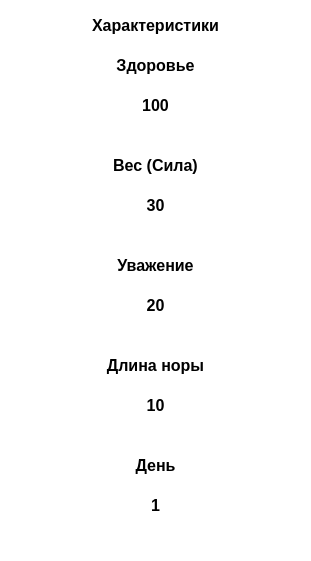
   <widget class="QFrame" name="stats_frame">
    <property name="geometry">
     <rect>
      <x>20</x>
      <y>20</y>
      <width>311</width>
      <height>561</height>
     </rect>
    </property>
    <property name="font">
     <font>
      <pointsize>20</pointsize>
     </font>
    </property>
    <property name="toolTipDuration">
     <number>-2</number>
    </property>
    <property name="accessibleName">
     <string/>
    </property>
    <property name="autoFillBackground">
     <bool>false</bool>
    </property>
    <property name="styleSheet">
     <string notr="true">QFrame{
	background-color: #ffffff;
	border-radius: 30;
}</string>
    </property>
    <property name="frameShape">
     <enum>QFrame::Box</enum>
    </property>
    <property name="frameShadow">
     <enum>QFrame::Plain</enum>
    </property>
    <property name="lineWidth">
     <number>1</number>
    </property>
    <property name="midLineWidth">
     <number>0</number>
    </property>
    <widget class="QLabel" name="stats_label">
     <property name="geometry">
      <rect>
       <x>10</x>
       <y>10</y>
       <width>291</width>
       <height>31</height>
      </rect>
     </property>
     <property name="font">
      <font>
       <family>Microsoft YaHei UI</family>
       <pointsize>12</pointsize>
       <weight>75</weight>
       <bold>true</bold>
      </font>
     </property>
     <property name="text">
      <string>Характеристики</string>
     </property>
     <property name="alignment">
      <set>Qt::AlignCenter</set>
     </property>
    </widget>
    <widget class="QLabel" name="health_label">
     <property name="geometry">
      <rect>
       <x>10</x>
       <y>50</y>
       <width>291</width>
       <height>31</height>
      </rect>
     </property>
     <property name="font">
      <font>
       <family>Microsoft YaHei UI</family>
       <pointsize>12</pointsize>
       <weight>75</weight>
       <bold>true</bold>
      </font>
     </property>
     <property name="layoutDirection">
      <enum>Qt::LeftToRight</enum>
     </property>
     <property name="text">
      <string>Здоровье</string>
     </property>
     <property name="alignment">
      <set>Qt::AlignCenter</set>
     </property>
    </widget>
    <widget class="QLabel" name="health_pic">
     <property name="geometry">
      <rect>
       <x>10</x>
       <y>50</y>
       <width>71</width>
       <height>71</height>
      </rect>
     </property>
     <property name="text">
      <string/>
     </property>
     <property name="pixmap">
      <pixmap>img/heart.webp</pixmap>
     </property>
     <property name="scaledContents">
      <bool>true</bool>
     </property>
    </widget>
    <widget class="QLabel" name="weight_pic">
     <property name="geometry">
      <rect>
       <x>10</x>
       <y>150</y>
       <width>71</width>
       <height>61</height>
      </rect>
     </property>
     <property name="text">
      <string/>
     </property>
     <property name="pixmap">
      <pixmap>pngwing.com (1).png</pixmap>
     </property>
     <property name="scaledContents">
      <bool>true</bool>
     </property>
    </widget>
    <widget class="QLabel" name="weight_label">
     <property name="geometry">
      <rect>
       <x>10</x>
       <y>150</y>
       <width>291</width>
       <height>31</height>
      </rect>
     </property>
     <property name="font">
      <font>
       <family>Microsoft YaHei UI</family>
       <pointsize>12</pointsize>
       <weight>75</weight>
       <bold>true</bold>
      </font>
     </property>
     <property name="text">
      <string>Вес (Сила)</string>
     </property>
     <property name="alignment">
      <set>Qt::AlignCenter</set>
     </property>
    </widget>
    <widget class="QLabel" name="respect_label">
     <property name="geometry">
      <rect>
       <x>10</x>
       <y>250</y>
       <width>291</width>
       <height>31</height>
      </rect>
     </property>
     <property name="font">
      <font>
       <family>Microsoft YaHei UI</family>
       <pointsize>12</pointsize>
       <weight>75</weight>
       <bold>true</bold>
      </font>
     </property>
     <property name="text">
      <string>Уважение</string>
     </property>
     <property name="alignment">
      <set>Qt::AlignCenter</set>
     </property>
    </widget>
    <widget class="QLabel" name="burrow_lenght_label">
     <property name="geometry">
      <rect>
       <x>10</x>
       <y>350</y>
       <width>291</width>
       <height>31</height>
      </rect>
     </property>
     <property name="font">
      <font>
       <family>Microsoft YaHei UI</family>
       <pointsize>12</pointsize>
       <weight>75</weight>
       <bold>true</bold>
      </font>
     </property>
     <property name="text">
      <string>Длина норы</string>
     </property>
     <property name="alignment">
      <set>Qt::AlignCenter</set>
     </property>
    </widget>
    <widget class="QLabel" name="respect_pic">
     <property name="geometry">
      <rect>
       <x>20</x>
       <y>260</y>
       <width>61</width>
       <height>71</height>
      </rect>
     </property>
     <property name="text">
      <string/>
     </property>
     <property name="pixmap">
      <pixmap>pngwing.com.png</pixmap>
     </property>
     <property name="scaledContents">
      <bool>true</bool>
     </property>
    </widget>
    <widget class="QLabel" name="borrow_lebght_pic">
     <property name="geometry">
      <rect>
       <x>-10</x>
       <y>350</y>
       <width>111</width>
       <height>101</height>
      </rect>
     </property>
     <property name="text">
      <string/>
     </property>
     <property name="pixmap">
      <pixmap>home.png</pixmap>
     </property>
     <property name="scaledContents">
      <bool>true</bool>
     </property>
    </widget>
    <widget class="QLabel" name="health">
     <property name="geometry">
      <rect>
       <x>10</x>
       <y>90</y>
       <width>291</width>
       <height>31</height>
      </rect>
     </property>
     <property name="font">
      <font>
       <family>Microsoft YaHei UI</family>
       <pointsize>12</pointsize>
       <weight>75</weight>
       <bold>true</bold>
      </font>
     </property>
     <property name="layoutDirection">
      <enum>Qt::LeftToRight</enum>
     </property>
     <property name="text">
      <string>100</string>
     </property>
     <property name="alignment">
      <set>Qt::AlignCenter</set>
     </property>
    </widget>
    <widget class="QLabel" name="weight">
     <property name="geometry">
      <rect>
       <x>10</x>
       <y>190</y>
       <width>291</width>
       <height>31</height>
      </rect>
     </property>
     <property name="font">
      <font>
       <family>Microsoft YaHei UI</family>
       <pointsize>12</pointsize>
       <weight>75</weight>
       <bold>true</bold>
      </font>
     </property>
     <property name="layoutDirection">
      <enum>Qt::LeftToRight</enum>
     </property>
     <property name="text">
      <string>30</string>
     </property>
     <property name="alignment">
      <set>Qt::AlignCenter</set>
     </property>
    </widget>
    <widget class="QLabel" name="respect">
     <property name="geometry">
      <rect>
       <x>10</x>
       <y>290</y>
       <width>291</width>
       <height>31</height>
      </rect>
     </property>
     <property name="font">
      <font>
       <family>Microsoft YaHei UI</family>
       <pointsize>12</pointsize>
       <weight>75</weight>
       <bold>true</bold>
      </font>
     </property>
     <property name="layoutDirection">
      <enum>Qt::LeftToRight</enum>
     </property>
     <property name="text">
      <string>20</string>
     </property>
     <property name="alignment">
      <set>Qt::AlignCenter</set>
     </property>
    </widget>
    <widget class="QLabel" name="borrow_lenght">
     <property name="geometry">
      <rect>
       <x>10</x>
       <y>390</y>
       <width>291</width>
       <height>31</height>
      </rect>
     </property>
     <property name="font">
      <font>
       <family>Microsoft YaHei UI</family>
       <pointsize>12</pointsize>
       <weight>75</weight>
       <bold>true</bold>
      </font>
     </property>
     <property name="layoutDirection">
      <enum>Qt::LeftToRight</enum>
     </property>
     <property name="text">
      <string>10</string>
     </property>
     <property name="alignment">
      <set>Qt::AlignCenter</set>
     </property>
    </widget>
    <widget class="QLabel" name="day_label">
     <property name="geometry">
      <rect>
       <x>10</x>
       <y>450</y>
       <width>291</width>
       <height>31</height>
      </rect>
     </property>
     <property name="font">
      <font>
       <family>Microsoft YaHei UI</family>
       <pointsize>12</pointsize>
       <weight>75</weight>
       <bold>true</bold>
      </font>
     </property>
     <property name="text">
      <string>День</string>
     </property>
     <property name="alignment">
      <set>Qt::AlignCenter</set>
     </property>
    </widget>
    <widget class="QLabel" name="day">
     <property name="geometry">
      <rect>
       <x>10</x>
       <y>490</y>
       <width>291</width>
       <height>31</height>
      </rect>
     </property>
     <property name="font">
      <font>
       <family>Microsoft YaHei UI</family>
       <pointsize>12</pointsize>
       <weight>75</weight>
       <bold>true</bold>
      </font>
     </property>
     <property name="layoutDirection">
      <enum>Qt::LeftToRight</enum>
     </property>
     <property name="text">
      <string>1</string>
     </property>
     <property name="alignment">
      <set>Qt::AlignCenter</set>
     </property>
    </widget>
    <zorder>borrow_lenght</zorder>
    <zorder>weight_label</zorder>
    <zorder>weight</zorder>
    <zorder>health</zorder>
    <zorder>stats_label</zorder>
    <zorder>health_label</zorder>
    <zorder>health_pic</zorder>
    <zorder>respect_label</zorder>
    <zorder>weight_pic</zorder>
    <zorder>respect</zorder>
    <zorder>respect_pic</zorder>
    <zorder>burrow_lenght_label</zorder>
    <zorder>borrow_lebght_pic</zorder>
    <zorder>day_label</zorder>
    <zorder>day</zorder>
   </widget>
